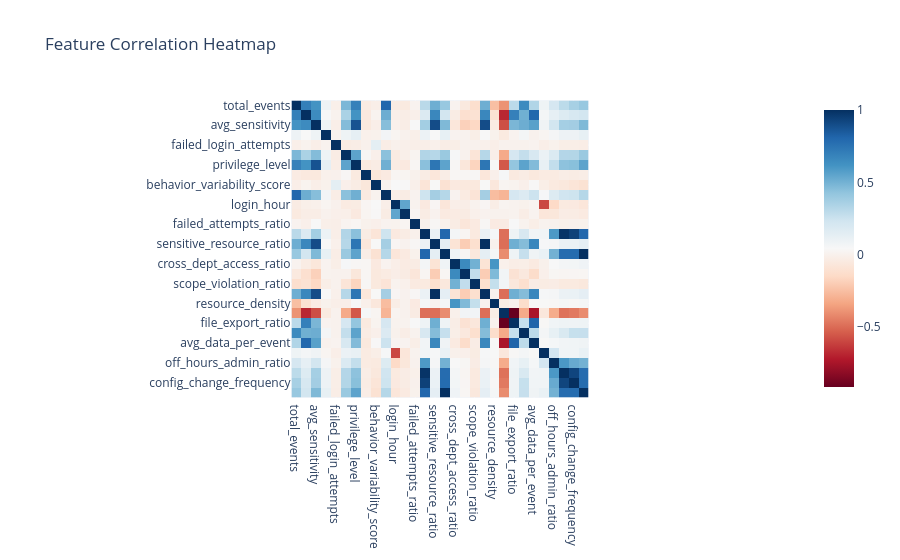

Notebook source saved alongside this figure:
### Code cell
corr = sessions_df.corr(numeric_only=True)

fig = px.imshow(
    corr,
    text_auto=False,
    color_continuous_scale="RdBu",
    title="Feature Correlation Heatmap"
)

fig.show()

### Figure 1 — Plotly figure (JSON) as saved in the notebook; plotly's stock layout.template omitted (floating-point values rounded to 4 significant figures; data arrays with more than 128 entries replaced by an {"elided": "..."} marker saying what was removed)
{"data": [{"coloraxis": "coloraxis", "hovertemplate": "x: %{x}<br>y: %{y}<br>color: %{z}<extra></extra>", "name": "0", "type": "heatmap", "x": ["total_events", "total_data_volume", "avg_sensitivity", "mfa_used", "failed_login_attempts", "tenure_months", "privilege_level", "remote_worker", "behavior_variability_score", "session_duration", "login_hour", "abs_login_z", "failed_attempts_ratio", "admin_action_ratio", "sensitive_resource_ratio", "admin_only_resource_ratio", "cross_dept_access_ratio", "global_resource_access_ratio", "scope_violation_ratio", "sensitive_resource_access_ratio", "resource_density", "file_access_ratio", "file_export_ratio", "events_per_minute", "avg_data_per_event", "off_hours", "off_hours_admin_ratio", "admin_command_entropy", "config_change_frequency", "privilege_gap_mean"], "xaxis": "x", "y": ["total_events", "total_data_volume", "avg_sensitivity", "mfa_used", "failed_login_attempts", "tenure_months", "privilege_level", "remote_worker", "behavior_variability_score", "session_duration", "login_hour", "abs_login_z", "failed_attempts_ratio", "admin_action_ratio", "sensitive_resource_ratio", "admin_only_resource_ratio", "cross_dept_access_ratio", "global_resource_access_ratio", "scope_violation_ratio", "sensitive_resource_access_ratio", "resource_density", "file_access_ratio", "file_export_ratio", "events_per_minute", "avg_data_per_event", "off_hours", "off_hours_admin_ratio", "admin_command_entropy", "config_change_frequency", "privilege_gap_mean"], "yaxis": "y", "z": {"elided": "30x30 float values"}}], "layout": {"coloraxis": {"colorscale": [[0, "rgb(103,0,31)"], [0.1, "rgb(178,24,43)"], [0.2, "rgb(214,96,77)"], [0.3, "rgb(244,165,130)"], [0.4, "rgb(253,219,199)"], [0.5, "rgb(247,247,247)"], [0.6, "rgb(209,229,240)"], [0.7, "rgb(146,197,222)"], [0.8, "rgb(67,147,195)"], [0.9, "rgb(33,102,172)"], [1, "rgb(5,48,97)"]]}, "title": {"text": "Feature Correlation Heatmap"}, "xaxis": {"anchor": "y", "constrain": "domain", "domain": [0, 1], "scaleanchor": "y"}, "yaxis": {"anchor": "x", "autorange": "reversed", "constrain": "domain", "domain": [0, 1]}}}
